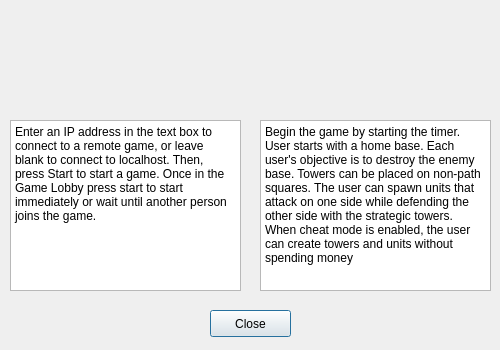
<?xml version="1.0" encoding="UTF-8"?>
<ui version="4.0">
 <class>helpWindow</class>
 <widget class="QDialog" name="helpWindow">
  <property name="geometry">
   <rect>
    <x>0</x>
    <y>0</y>
    <width>500</width>
    <height>350</height>
   </rect>
  </property>
  <property name="minimumSize">
   <size>
    <width>500</width>
    <height>350</height>
   </size>
  </property>
  <property name="maximumSize">
   <size>
    <width>500</width>
    <height>350</height>
   </size>
  </property>
  <property name="windowTitle">
   <string>Help</string>
  </property>
  <widget class="QPushButton" name="exitHelp">
   <property name="geometry">
    <rect>
     <x>210</x>
     <y>310</y>
     <width>81</width>
     <height>27</height>
    </rect>
   </property>
   <property name="text">
    <string>Close</string>
   </property>
  </widget>
  <widget class="QPlainTextEdit" name="plainTextEdit">
   <property name="geometry">
    <rect>
     <x>260</x>
     <y>120</y>
     <width>231</width>
     <height>171</height>
    </rect>
   </property>
   <property name="plainText">
    <string>Begin the game by starting the timer. User starts with a home base. Each user's objective is to destroy the enemy base. Towers can be placed on non-path squares. The user can spawn units that attack on one side while defending the other side with the strategic towers. When cheat mode is enabled, the user can create towers and units without spending money </string>
   </property>
  </widget>
  <widget class="QLabel" name="label">
   <property name="geometry">
    <rect>
     <x>310</x>
     <y>80</y>
     <width>141</width>
     <height>31</height>
    </rect>
   </property>
   <property name="styleSheet">
    <string notr="true">font: 15pt &quot;Ubuntu&quot;;</string>
   </property>
   <property name="text">
    <string/>
   </property>
   <property name="textFormat">
    <enum>Qt::RichText</enum>
   </property>
   <property name="pixmap">
    <pixmap resource="client-resources.qrc">:/Resources/gameplay.png</pixmap>
   </property>
   <property name="scaledContents">
    <bool>true</bool>
   </property>
  </widget>
  <widget class="QLabel" name="label_3">
   <property name="geometry">
    <rect>
     <x>0</x>
     <y>0</y>
     <width>500</width>
     <height>350</height>
    </rect>
   </property>
   <property name="text">
    <string/>
   </property>
   <property name="pixmap">
    <pixmap resource="client-resources.qrc">:/Resources/titlescreen.png</pixmap>
   </property>
  </widget>
  <widget class="QPlainTextEdit" name="plainTextEdit_3">
   <property name="geometry">
    <rect>
     <x>10</x>
     <y>120</y>
     <width>231</width>
     <height>171</height>
    </rect>
   </property>
   <property name="plainText">
    <string>Enter an IP address in the text box to connect to a remote game, or leave blank to connect to localhost. Then, press Start to start a game. Once in the Game Lobby press start to start immediately or wait until another person joins the game.</string>
   </property>
  </widget>
  <widget class="QLabel" name="label_2">
   <property name="geometry">
    <rect>
     <x>40</x>
     <y>80</y>
     <width>141</width>
     <height>31</height>
    </rect>
   </property>
   <property name="text">
    <string/>
   </property>
   <property name="pixmap">
    <pixmap resource="client-resources.qrc">:/Resources/connection.png</pixmap>
   </property>
   <property name="scaledContents">
    <bool>true</bool>
   </property>
  </widget>
  <widget class="QLabel" name="label_4">
   <property name="geometry">
    <rect>
     <x>190</x>
     <y>10</y>
     <width>121</width>
     <height>51</height>
    </rect>
   </property>
   <property name="text">
    <string/>
   </property>
   <property name="pixmap">
    <pixmap resource="client-resources.qrc">:/Resources/help.png</pixmap>
   </property>
   <property name="scaledContents">
    <bool>true</bool>
   </property>
  </widget>
  <zorder>label_3</zorder>
  <zorder>exitHelp</zorder>
  <zorder>plainTextEdit</zorder>
  <zorder>label</zorder>
  <zorder>plainTextEdit_3</zorder>
  <zorder>label_2</zorder>
  <zorder>label_4</zorder>
 </widget>
 <resources>
  <include location="client-resources.qrc"/>
 </resources>
 <connections/>
</ui>
